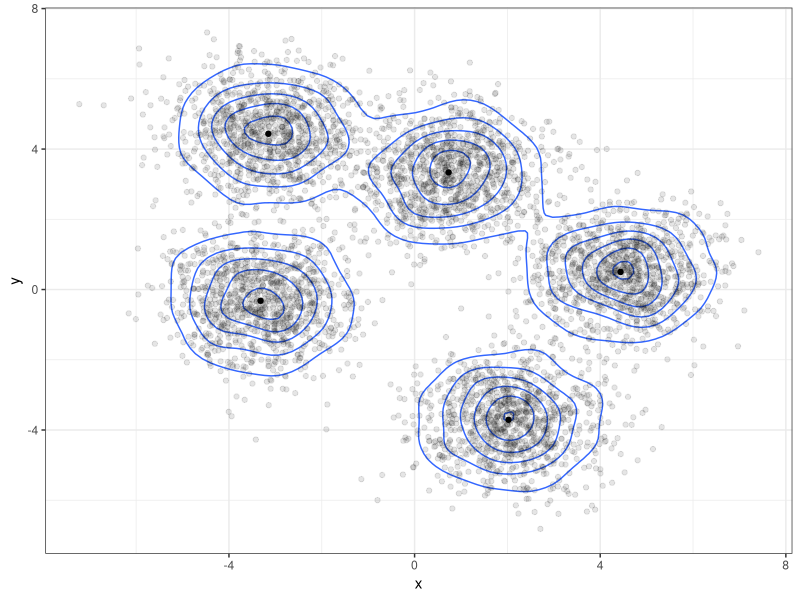

Here is the R script that generated this plot:
library(ggplot2)

set.seed(2)

N <- 5
SD <- 1

xy <- data.frame(x = runif(N, min = -5, max = 5),
           y = runif(N, min = -5, max = 5))

SS <- 5000
ss <- data.frame(x = rnorm(SS, mean = xy$x, sd = SD),
                 y = rnorm(SS, mean = xy$y, sd = SD)
)


ggplot(ss, aes(x = x, y = y)) +
  theme_bw() +
  geom_density2d(h = 1.5) +
  geom_point(alpha = 0.1) +
  geom_point(data = xy, aes(x = x, y = y))
